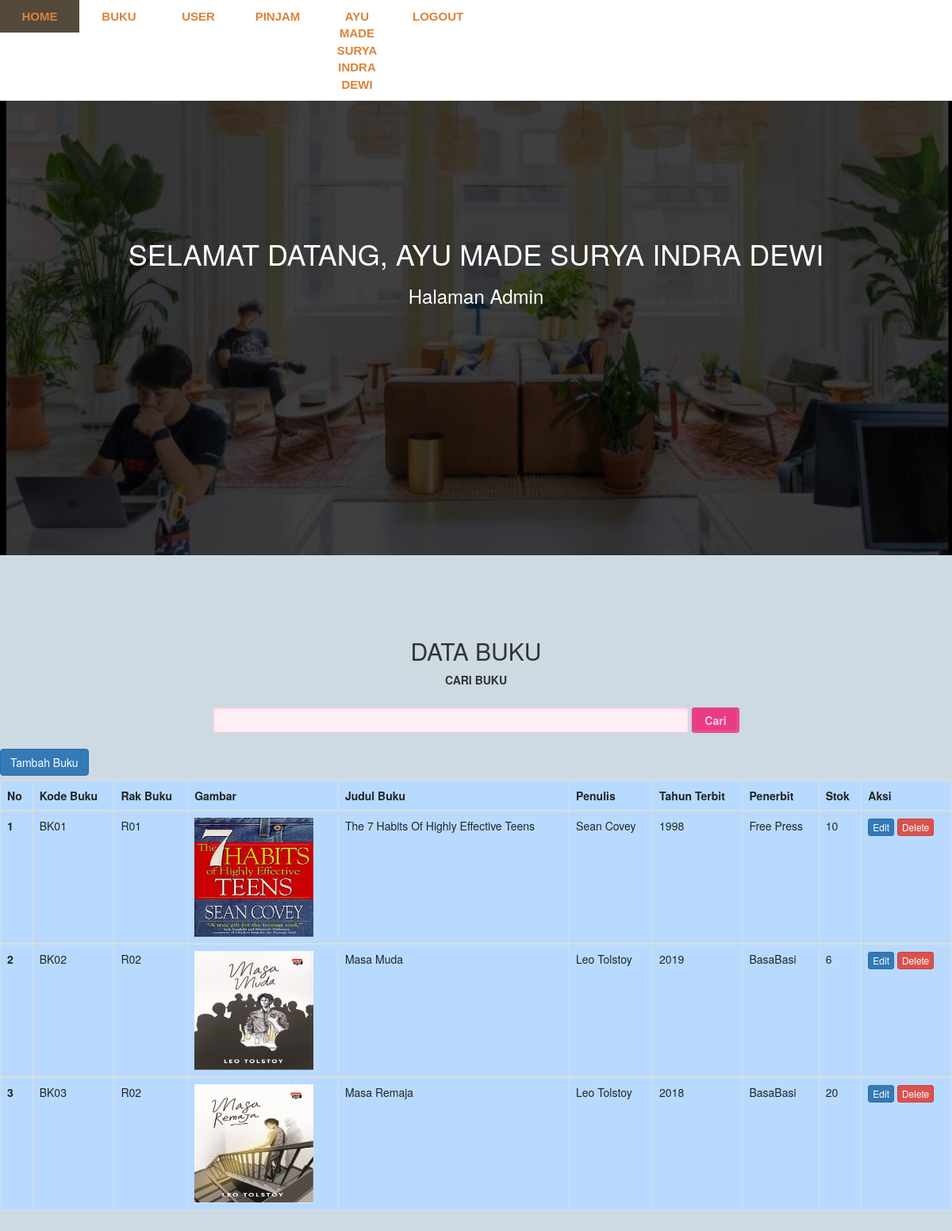
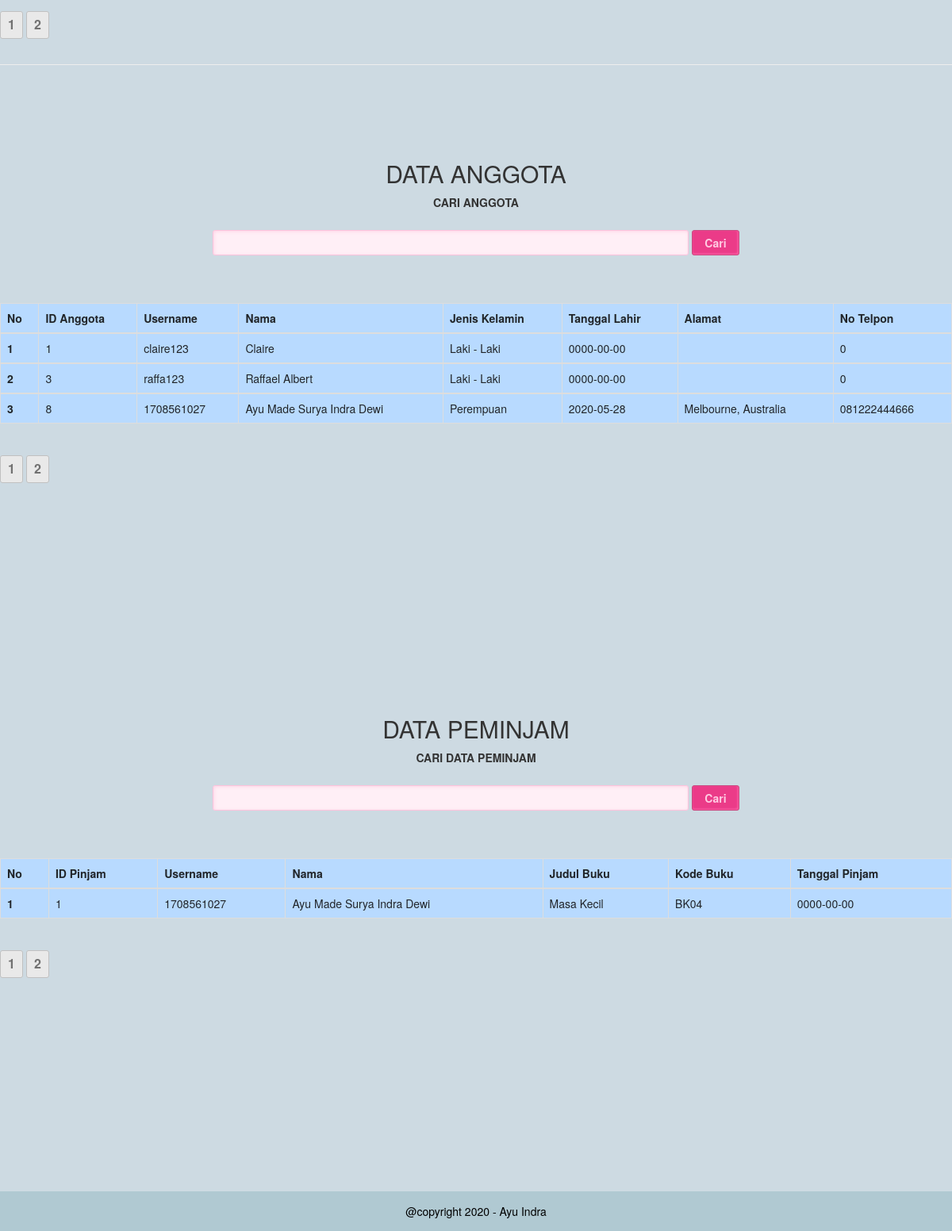
The page /Home-Admin.php (signed in) on the database its author committed (2 pictures, top to bottom).
### tables this page shows
CREATE TABLE `tb_buku` (
  `kode_buku` varchar(10) NOT NULL,
  `judul_buku` varchar(128) NOT NULL,
  `penulis` varchar(128) NOT NULL,
  `tahun_terbit` int(4) NOT NULL,
  `nama_penerbit` varchar(128) NOT NULL,
  `gambar` varchar(128) NOT NULL,
  `rak` varchar(128) NOT NULL,
  `stok` int(11) NOT NULL
);

CREATE TABLE `tb_user` (
  `id` int(11) NOT NULL,
  `nama` varchar(128) NOT NULL,
  `username` varchar(128) NOT NULL,
  `passwords` varchar(11) NOT NULL,
  `alamat` text NOT NULL,
  `tanggal_lahir` date NOT NULL,
  `jenis_kelamin` enum('Laki - Laki','Perempuan','','') NOT NULL,
  `no_tlp` varchar(13) NOT NULL,
  `status_user` varchar(11) NOT NULL
);

CREATE TABLE `meminjam` (
  `id_pinjam` int(3) NOT NULL,
  `tgl_pinjam` date DEFAULT NULL,
  `id_anggota` int(3) DEFAULT NULL,
  `kd_buku` varchar(5) DEFAULT NULL,
  `kembali` int(1) DEFAULT NULL
);

### Home-Admin.php (the view, shortened to what this page needs)
<?php
    include 'koneksi.php';
?>
<!DOCTYPE html>
<html>
<head>
    <link rel="stylesheet" href="css/home-admin.css">
    <link rel="stylesheet" href="css/bootstrap.min.css">
    <link rel="stylesheet" href="https://maxcdn.bootstrapcdn.com/bootstrap/3.3.7/css/bootstrap.min.css">
</head>
<body>
    <nav class="navigasi">
        <ul>
            <li><a href="#sectionHome">Home</a></li>
            <li><a href="#sectionBuku">Buku</a></li>
            <li><a href="#sectionData">User</a></li>
            <li><a href="#sectionPeminjam">Pinjam</a></li>
            <li><a href="#" data-toggle="modal" data-target="#edit"><?php echo $_SESSION['nama']; ?></a></li>
            <li><a href="logout.php">Logout</a></li>
        </ul>
    </nav>
    <div id="sectionHome">
        <h1>Selamat Datang, <?php echo $_SESSION['nama']; ?></h1>
        <h3>Halaman Admin</h3>
    </div>
    <div id="sectionBuku">
        <h2>Data Buku</h2>
        <center><form action="#sectionBuku" method="GET">
            <label>Cari Buku</label><br><br>
            <input id="cari" type="text" name="cari">
            <input id="submit"type="submit" value="Cari">
        </form></center><br>
        <div class="box-tools pull-left">
            <a href="#" class="btn btn-primary" data-toggle="modal" data-target="#tambahbuku">Tambah Buku</a>
        </div>
        <br><br><table class="table table-bordered table-primary">
                    <thead>
                        <tr>
                        <th scope="col">No</th>
                        <th scope="col">Kode Buku</th>
                        <th scope="col">Rak Buku</th>
                        <th scope="col">Gambar</th>
                        <th scope="col">Judul Buku</th>
                        <th scope="col">Penulis</th>
                        <th scope="col">Tahun Terbit</th>
                        <th scope="col">Penerbit</th>
                        <th scope="col">Stok</th>
                        <th scope="col">Aksi</th>
                        </tr>
                    </thead>
        <?php
        $batas = 3;
        $page = isset($_GET['halaman'])?(int)$_GET["halaman"] : 1;
        $mulai = ($page>1) ? ($page * $batas) - $batas : 0;
        $no = $mulai+1;
        if(isset($_GET['cari'])){
            $cari = $_GET['cari'];
            $a=1;
            $tampil = mysqli_query($conn, "SELECT * FROM tb_buku WHERE
                                            judul_buku LIKE '%".$cari."%' OR
                                            tahun_terbit LIKE '%".$cari."%' OR
                                            penulis LIKE '%".$cari."%' OR
                                            nama_penerbit LIKE '%".$cari."%'
                                            ORDER BY judul_buku ASC") or die (mysqli_error($conn));
            while($data = mysqli_fetch_array($tampil)) {
                                $id = $data["kode_buku"];
                                $rak = $data['rak'];
                                $gambar = $data['gambar'];
                                $nama = $data['judul_buku'];
                                $penulis = $data['penulis'];
                                $tahun_terbit=$data['tahun_terbit'];
                                $penerbit = $data['nama_penerbit'];
                                $stok = $data['stok'];?>
                    <tbody>
                        <tr>
                        <th scope="row"><?php echo $a++; ?></th>
                        <td><?php echo $id; ?></td>
                        <td><?php echo $rak; ?></td>
                        <td><img src="img/<?php echo $gambar; ?>" style="width:150px; height:150px;"></td>
                        <td><?php echo $nama; ?></td>
                        <td><?php echo $penulis; ?></td>
                        <td><?php echo $tahun_terbit; ?></td>
                        <td><?php echo $penerbit; ?></td>
                        <td><?php echo $stok; ?></td>
                        <td>
                        <a href="#" class="btn btn-primary btn-flat btn-xs" data-toggle="modal" data-target="#updatebuku<?php echo $a; ?>"> Edit</a>
                        <a href="hapus_buku.php?id=<?php echo $id; ?>" class="btn btn-danger btn-flat btn-xs"
                        onClick = "return confirm('Apakah Anda ingin menghapus <?php echo $data['judul_buku']; ?>')"> Delete</a>
						</td>
                        </tr>
                    </tbody>
                <?php } }
            else{
                $a=1;
                $tampil = mysqli_query($conn, "SELECT * FROM tb_buku LIMIT $mulai, $batas") or die (mysqli_error($conn));
                            while($data = mysqli_fetch_array($tampil)) {
                            $id = $data['kode_buku'];
                            $rak = $data['rak'];
                            $gambar = $data['gambar'];
                            $nama = $data['judul_buku'];
                            $penulis = $data['penulis'];
                            $tahun_terbit=$data['tahun_terbit'];
                            $penerbit = $data['nama_penerbit'];
                            $stok = $data['stok']; ?>
                    <tbody>
                        <tr>
                        <th scope="row"><?php echo $a++; ?></th>
                        <td><?php echo $id; ?></td>
                        <td><?php echo $rak; ?></td>
                        <td><img src="img/<?php echo $gambar; ?>" style="width:150px; height:150px;"></td>
                        <td><?php echo $nama; ?></td>
                        <td><?php echo $penulis; ?></td>
                        <td><?php echo $tahun_terbit; ?></td>
                        <td><?php echo $penerbit; ?></td>
                        <td><?php echo $stok; ?></td>
                        <td>
                        <a href="#" class="btn btn-primary btn-flat btn-xs" data-toggle="modal" data-target="#editbuku"> Edit</a>
                        <a href="hapus_buku.php?id=<?php echo $id; ?>" class="btn btn-danger btn-flat btn-xs"
                        onClick = "return confirm('Apakah Anda ingin menghapus <?php echo $data['judul_buku']; ?>')"> Delete</a>
						</td>
                        </tr>
                    </tbody>
                    <?php $no++; }; } ?></table>
                    <?php $hitung = mysqli_query($conn,"SELECT * FROM tb_buku") or die (mysqli_error($conn));
                    $jmldata = mysqli_num_rows($hitung);
                    ?>
                    <br>
                    <?php
                        $jmlhalaman = ceil($jmldata/$batas);
                        for($i=1; $i<=$jmlhalaman; $i++){
                            echo '<a class="page" href="?halaman='.$i.'">'.$i.'</a>';
                        }  ?>
    </div>
    <br><br><hr>
    <div id="sectionData">
    <h2>Data Anggota</h2>
        <center><form action="#sectionData" method="GET">
            <label>Cari Anggota</label><br><br>
            <input type="text" name="cari">
            <input type="submit" value="Cari">
        </form></center><br>
        <br><br><table class="table table-bordered table-primary">
                    <thead>
                        <tr>
                        <th scope="col">No</th>
                        <th scope="col">ID Anggota</th>
                        <th scope="col">Username</th>
                        <th scope="col">Nama</th>
                        <th scope="col">Jenis Kelamin</th>
                        <th scope="col">Tanggal Lahir</th>
                        <th scope="col">Alamat</th>
                        <th scope="col">No Telpon</th>
                        </tr>
                    </thead>
        <?php $batas = 3;
        $page = isset($_GET['halaman'])?(int)$_GET["halaman"] : 1;
        $mulai = ($page>1) ? ($page * $batas) - $batas : 0;
        $no = $mulai+1;
        if(isset($_GET['cari'])){
            $cari = $_GET['cari'];
            $a=1;
            $tampil = mysqli_query($conn, "SELECT * FROM tb_user WHERE
                                            nama LIKE '%".$cari."%' OR
                                            username LIKE '%".$cari."%' OR
                                            alamat LIKE '%".$cari."%' OR
                                            jenis_kelamin LIKE '%".$cari."%'
                                            AND status_user IN ('User')
                                            ORDER BY nama ASC") or die (mysqli_error($conn));
            while($data = mysqli_fetch_array($tampil)) {
                                $id = $data["id"];
                                $nama = $data['nama'];
                                $username = $data['username'];
                                $tanggal = $data['tanggal_lahir'];
                                $alamat = $data['alamat'];
                                $jk =$data['jenis_kelamin'];
                                $no_tlp = $data['no_tlp'];?>
                    <tbody>
                        <tr>
                        <th scope="row"><?php echo $a++; ?></th>
                        <td><?php echo $id; ?></td>
                        <td><?php echo $username; ?></td>
                        <td><?php echo $nama; ?></td>
                        <td><?php echo $jk; ?></td>
                        <td><?php echo $tanggal; ?></td>
                        <td><?php echo $alamat; ?></td>
                        <td><?php echo $no_tlp; ?></td>
                        </tr>
                    </tbody>
                <?php } }
                else{
                    $a=1;
                    $user = 'User';
                    $tampil = mysqli_query($conn, "SELECT * FROM tb_user WHERE status_user = '$user' LIMIT $mulai, $batas") or die (mysqli_error($conn));
                    while($data = mysqli_fetch_array($tampil)) {
                    $id = $data["id"];
                    $nama = $data['nama'];
                    $username = $data['username'];
                    $tanggal = $data['tanggal_lahir'];
                    $alamat = $data['alamat'];
                    $jk =$data['jenis_kelamin'];
                    $no_tlp = $data['no_tlp'];?>
                    <tbody>
                        <tr>
                        <th scope="row"><?php echo $a++; ?></th>
                        <td><?php echo $id; ?></td>
                        <td><?php echo $username; ?></td>
                        <td><?php echo $nama; ?></td>
                        <td><?php echo $jk; ?></td>
                        <td><?php echo $tanggal; ?></td>
                        <td><?php echo $alamat; ?></td>
                        <td><?php echo $no_tlp; ?></td>
                        </tr>
                    </tbody>
                    <?php $no++; } } ?></table>
                    <?php $hitung = mysqli_query($conn,"SELECT * FROM tb_buku") or die (mysqli_error($conn));
                    $jmldata = mysqli_num_rows($hitung);
                    ?>
                    <br>
                    <?php
                        $jmlhalaman = ceil($jmldata/$batas);
                        for($i=1; $i<=$jmlhalaman; $i++){
                            echo '<a class="page" href="?halaman='.$i.'">'.$i.'</a>';
                        }  ?>
    </div>
    <div id="sectionPeminjam">
    <h2>Data Peminjam</h2>
        <center><form action="#sectionPeminjam" method="GET">
            <label>Cari Data Peminjam</label><br><br>
            <input type="text" name="cari">
            <input type="submit" value="Cari">
        </form></center><br>
        <br><br><table class="table table-bordered table-primary">
                    <thead>
                        <tr>
                        <th scope="col">No</th>
                        <th scope="col">ID Pinjam</th>
                        <th scope="col">Username</th>
                        <th scope="col">Nama</th>
                        <th scope="col">Judul Buku</th>
                        <th scope="col">Kode Buku</th>
                        <th scope="col">Tanggal Pinjam</th>
                        </tr>
                    </thead>
                    <?php
                    $a=1;
                    $sql = "SELECT *
                            FROM tb_user JOIN meminjam
                            ON meminjam.id_anggota = tb_user.id
                            JOIN tb_buku
                            ON tb_buku.kode_buku = meminjam.kd_buku";
                    $tampil = mysqli_query($conn, $sql) or die (mysqli_error($conn));
                    while($data = mysqli_fetch_array($tampil)) {
                    $id = $data["id_pinjam"];
                    $nama = $data['nama'];
                    $username = $data['username'];
                    $tanggal = $data['tgl_pinjam'];
                    $kode = $data['kode_buku'];
                    $judul =$data['judul_buku'];{?>
                    <tbody>
                        <tr>
                        <th scope="row"><?php echo $a++; ?></th>
                        <td><?php echo $id; ?></td>
                        <td><?php echo $username; ?></td>
                        <td><?php echo $nama; ?></td>
                        <td><?php echo $judul; ?></td>
                        <td><?php echo $kode; ?></td>
                        <td><?php echo $tanggal; ?></td>
                        </tr>
                    </tbody>
                    <?php $no++; } } ?></table>
                    <?php $hitung = mysqli_query($conn,"SELECT * FROM tb_buku") or die (mysqli_error($conn));
                    $jmldata = mysqli_num_rows($hitung);
                    ?>
                    <br>
                    <?php
                        $jmlhalaman = ceil($jmldata/$batas);
                        for($i=1; $i<=$jmlhalaman; $i++){
                            echo '<a class="page" href="?halaman='.$i.'">'.$i.'</a>';
                        }  ?>
    </div>
    <footer>
            @copyright 2020 - Ayu Indra
    </footer>
</body>
</html>

### rows shown on the page
tb_buku: kode_buku "BK01", rak "R01", gambar (picture), judul_buku "The 7 Habits Of Highly Effective Teens", penulis "Sean Covey", tahun_terbit "1998", nama_penerbit "Free Press", stok "10"
tb_buku: kode_buku "BK02", rak "R02", gambar (picture), judul_buku "Masa Muda", penulis "Leo Tolstoy", tahun_terbit "2019", nama_penerbit "BasaBasi", stok "6"
tb_buku: kode_buku "BK03", rak "R02", gambar (picture), judul_buku "Masa Remaja", penulis "Leo Tolstoy", tahun_terbit "2018", nama_penerbit "BasaBasi", stok "20"
tb_user: id "1", username "claire123", nama "Claire", jenis_kelamin "Laki - Laki", tanggal_lahir "0000-00-00", no_tlp "0"
tb_user: id "3", username "raffa123", nama "Raffael Albert", jenis_kelamin "Laki - Laki", tanggal_lahir "0000-00-00", no_tlp "0"
tb_user: id "8", username "1708561027", nama "Ayu Made Surya Indra Dewi", jenis_kelamin "Perempuan", tanggal_lahir "2020-05-28", alamat "Melbourne, Australia", no_tlp "081222444666"
meminjam: id_pinjam "1", id_anggota.username "1708561027", id_anggota.nama "Ayu Made Surya Indra Dewi", kd_buku.judul_buku "Masa Kecil", kd_buku.kode_buku "BK04", tgl_pinjam "0000-00-00"

### other values the page prints
$_SESSION['nama'] "AYU MADE SURYA INDRA DEWI"
